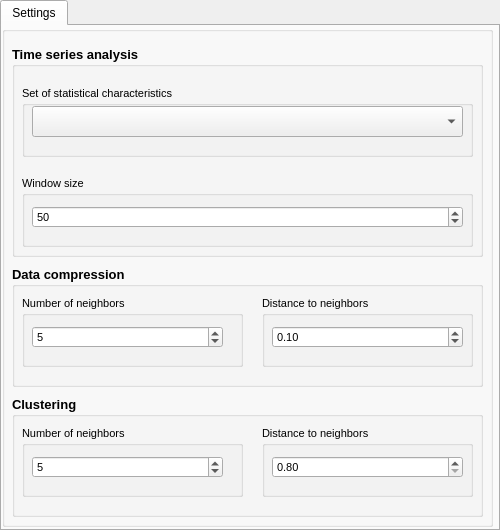
<?xml version="1.0" encoding="UTF-8"?>
<ui version="4.0">
 <class>AdministratorWindow_Eng</class>
 <widget class="QWidget" name="AdministratorWindow_Eng">
  <property name="enabled">
   <bool>true</bool>
  </property>
  <property name="geometry">
   <rect>
    <x>0</x>
    <y>0</y>
    <width>500</width>
    <height>530</height>
   </rect>
  </property>
  <property name="minimumSize">
   <size>
    <width>500</width>
    <height>530</height>
   </size>
  </property>
  <property name="maximumSize">
   <size>
    <width>500</width>
    <height>530</height>
   </size>
  </property>
  <property name="windowTitle">
   <string>AdministratorWindow</string>
  </property>
  <widget class="QTabWidget" name="tabWidget_2">
   <property name="geometry">
    <rect>
     <x>0</x>
     <y>0</y>
     <width>500</width>
     <height>531</height>
    </rect>
   </property>
   <property name="minimumSize">
    <size>
     <width>0</width>
     <height>0</height>
    </size>
   </property>
   <property name="maximumSize">
    <size>
     <width>500</width>
     <height>880</height>
    </size>
   </property>
   <property name="cursor">
    <cursorShape>ArrowCursor</cursorShape>
   </property>
   <property name="currentIndex">
    <number>0</number>
   </property>
   <widget class="QWidget" name="TSA_tab">
    <attribute name="title">
     <string>Settings</string>
    </attribute>
    <widget class="QWidget" name="gridLayoutWidget_3">
     <property name="geometry">
      <rect>
       <x>0</x>
       <y>0</y>
       <width>491</width>
       <height>501</height>
      </rect>
     </property>
     <layout class="QGridLayout" name="gridLayout_3">
      <item row="0" column="0">
       <widget class="QGroupBox" name="SettingsGroupboxTSA">
        <property name="title">
         <string/>
        </property>
        <widget class="QGroupBox" name="groupBox_7">
         <property name="geometry">
          <rect>
           <x>10</x>
           <y>20</y>
           <width>471</width>
           <height>211</height>
          </rect>
         </property>
         <property name="font">
          <font>
           <pointsize>10</pointsize>
           <weight>75</weight>
           <bold>true</bold>
          </font>
         </property>
         <property name="title">
          <string>Time series analysis</string>
         </property>
         <widget class="QGroupBox" name="groupBox_4">
          <property name="geometry">
           <rect>
            <x>10</x>
            <y>40</y>
            <width>451</width>
            <height>71</height>
           </rect>
          </property>
          <property name="font">
           <font>
            <pointsize>8</pointsize>
            <weight>50</weight>
            <bold>false</bold>
           </font>
          </property>
          <property name="title">
           <string>Set of statistical characteristics</string>
          </property>
          <widget class="QComboBox" name="FeatureExtractionSettingComboboxTSA">
           <property name="geometry">
            <rect>
             <x>10</x>
             <y>20</y>
             <width>431</width>
             <height>31</height>
            </rect>
           </property>
           <property name="cursor">
            <cursorShape>PointingHandCursor</cursorShape>
           </property>
          </widget>
         </widget>
         <widget class="QGroupBox" name="groupBox_3">
          <property name="geometry">
           <rect>
            <x>10</x>
            <y>130</y>
            <width>451</width>
            <height>71</height>
           </rect>
          </property>
          <property name="font">
           <font>
            <pointsize>8</pointsize>
            <weight>50</weight>
            <bold>false</bold>
           </font>
          </property>
          <property name="title">
           <string>Window size</string>
          </property>
          <widget class="QSpinBox" name="TimeshiftSpinboxTSA">
           <property name="geometry">
            <rect>
             <x>10</x>
             <y>30</y>
             <width>431</width>
             <height>22</height>
            </rect>
           </property>
           <property name="cursor">
            <cursorShape>PointingHandCursor</cursorShape>
           </property>
           <property name="minimum">
            <number>5</number>
           </property>
           <property name="maximum">
            <number>100</number>
           </property>
           <property name="value">
            <number>50</number>
           </property>
          </widget>
         </widget>
        </widget>
        <widget class="QGroupBox" name="groupBox_8">
         <property name="geometry">
          <rect>
           <x>10</x>
           <y>240</y>
           <width>471</width>
           <height>121</height>
          </rect>
         </property>
         <property name="font">
          <font>
           <pointsize>10</pointsize>
           <weight>75</weight>
           <bold>true</bold>
          </font>
         </property>
         <property name="title">
          <string>Data compression</string>
         </property>
         <widget class="QGroupBox" name="groupBox_6">
          <property name="geometry">
           <rect>
            <x>10</x>
            <y>30</y>
            <width>221</width>
            <height>71</height>
           </rect>
          </property>
          <property name="font">
           <font>
            <pointsize>8</pointsize>
            <weight>50</weight>
            <bold>false</bold>
           </font>
          </property>
          <property name="title">
           <string>Number of neighbors</string>
          </property>
          <widget class="QSpinBox" name="nneighboursUMAP">
           <property name="geometry">
            <rect>
             <x>10</x>
             <y>30</y>
             <width>191</width>
             <height>22</height>
            </rect>
           </property>
           <property name="cursor">
            <cursorShape>PointingHandCursor</cursorShape>
           </property>
           <property name="minimum">
            <number>1</number>
           </property>
           <property name="maximum">
            <number>1000</number>
           </property>
           <property name="value">
            <number>5</number>
           </property>
          </widget>
         </widget>
         <widget class="QGroupBox" name="groupBox_9">
          <property name="geometry">
           <rect>
            <x>250</x>
            <y>30</y>
            <width>211</width>
            <height>71</height>
           </rect>
          </property>
          <property name="font">
           <font>
            <pointsize>8</pointsize>
            <weight>50</weight>
            <bold>false</bold>
           </font>
          </property>
          <property name="title">
           <string>Distance to neighbors</string>
          </property>
          <widget class="QDoubleSpinBox" name="minimaldistanseUMAP">
           <property name="geometry">
            <rect>
             <x>10</x>
             <y>30</y>
             <width>191</width>
             <height>22</height>
            </rect>
           </property>
           <property name="cursor">
            <cursorShape>PointingHandCursor</cursorShape>
           </property>
           <property name="decimals">
            <number>2</number>
           </property>
           <property name="minimum">
            <double>0.010000000000000</double>
           </property>
           <property name="maximum">
            <double>100.000000000000000</double>
           </property>
           <property name="singleStep">
            <double>0.010000000000000</double>
           </property>
           <property name="value">
            <double>0.100000000000000</double>
           </property>
          </widget>
         </widget>
        </widget>
        <widget class="QGroupBox" name="groupBox_10">
         <property name="geometry">
          <rect>
           <x>10</x>
           <y>370</y>
           <width>471</width>
           <height>121</height>
          </rect>
         </property>
         <property name="font">
          <font>
           <pointsize>10</pointsize>
           <weight>75</weight>
           <bold>true</bold>
          </font>
         </property>
         <property name="title">
          <string>Clustering</string>
         </property>
         <widget class="QGroupBox" name="groupBox_11">
          <property name="geometry">
           <rect>
            <x>10</x>
            <y>30</y>
            <width>221</width>
            <height>71</height>
           </rect>
          </property>
          <property name="font">
           <font>
            <pointsize>8</pointsize>
            <weight>50</weight>
            <bold>false</bold>
           </font>
          </property>
          <property name="title">
           <string>Number of neighbors</string>
          </property>
          <widget class="QSpinBox" name="nneighboursDBSCAN">
           <property name="geometry">
            <rect>
             <x>10</x>
             <y>30</y>
             <width>191</width>
             <height>22</height>
            </rect>
           </property>
           <property name="cursor">
            <cursorShape>PointingHandCursor</cursorShape>
           </property>
           <property name="minimum">
            <number>1</number>
           </property>
           <property name="maximum">
            <number>1000</number>
           </property>
           <property name="value">
            <number>5</number>
           </property>
          </widget>
         </widget>
         <widget class="QGroupBox" name="groupBox_12">
          <property name="geometry">
           <rect>
            <x>250</x>
            <y>30</y>
            <width>211</width>
            <height>71</height>
           </rect>
          </property>
          <property name="font">
           <font>
            <pointsize>8</pointsize>
            <weight>50</weight>
            <bold>false</bold>
           </font>
          </property>
          <property name="title">
           <string>Distance to neighbors</string>
          </property>
          <widget class="QDoubleSpinBox" name="minimaldistanseDBSCAN">
           <property name="geometry">
            <rect>
             <x>10</x>
             <y>30</y>
             <width>191</width>
             <height>22</height>
            </rect>
           </property>
           <property name="cursor">
            <cursorShape>PointingHandCursor</cursorShape>
           </property>
           <property name="decimals">
            <number>2</number>
           </property>
           <property name="minimum">
            <double>0.800000000000000</double>
           </property>
           <property name="maximum">
            <double>100.000000000000000</double>
           </property>
           <property name="singleStep">
            <double>0.010000000000000</double>
           </property>
           <property name="value">
            <double>0.800000000000000</double>
           </property>
          </widget>
         </widget>
        </widget>
       </widget>
      </item>
     </layout>
    </widget>
   </widget>
  </widget>
 </widget>
 <resources/>
 <connections/>
</ui>
